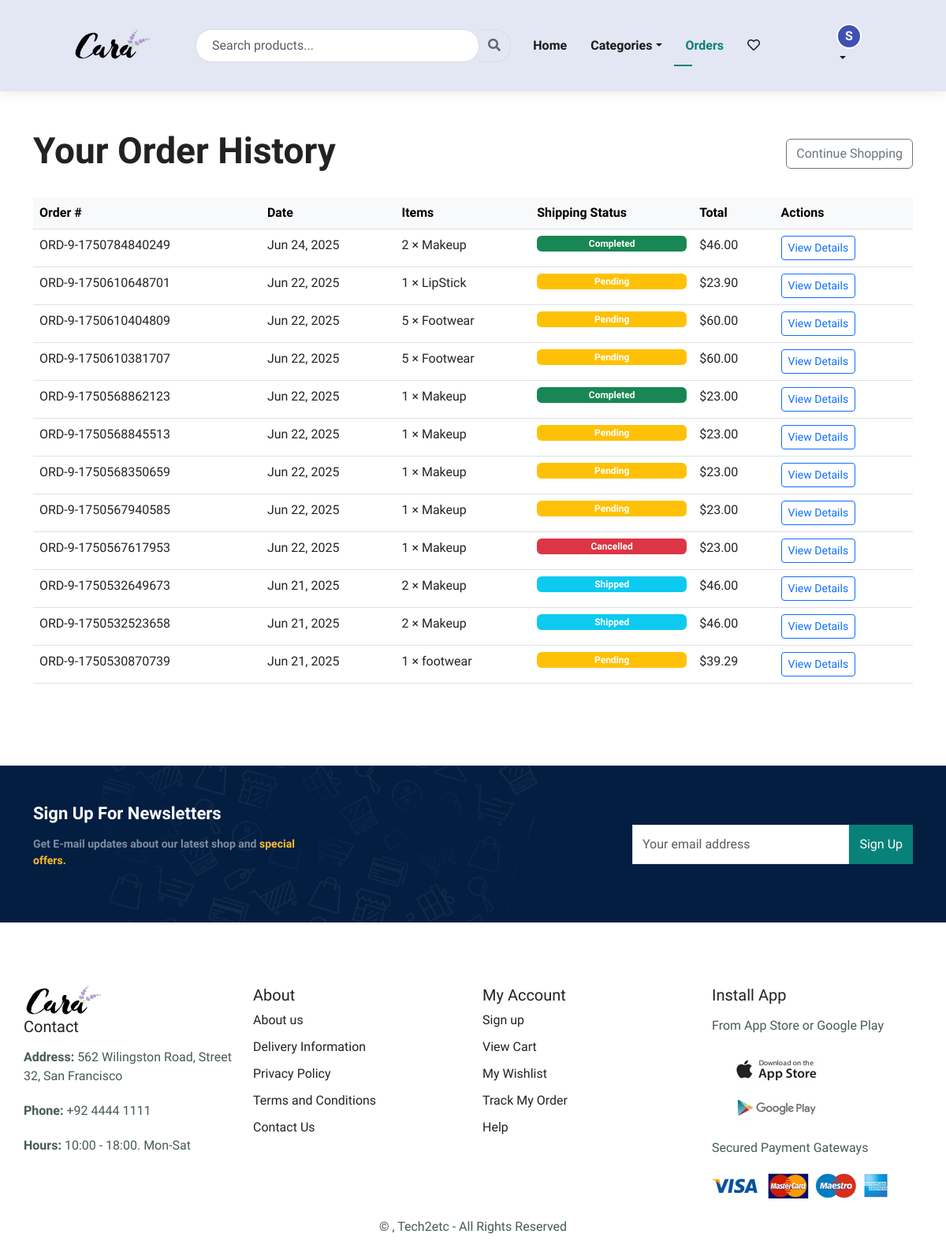
The page /checkout/orders/ (signed in) on the database its author committed.
### profiles/models.py (models this page shows, shortened)
class Profile(models.Model):
    ROLE_CHOICES = (
        ('buyer', 'Buyer'),
        ('seller', 'Seller'),
    )
    user = models.OneToOneField(User, on_delete=models.CASCADE, related_name='profile')
    full_name = models.CharField(max_length=100, blank=True)
    phone_number = models.CharField(max_length=20, blank=True)
    address_line1 = models.CharField(max_length=100, blank=True)
    address_line2 = models.CharField(max_length=100, blank=True)
    city = models.CharField(max_length=50, blank=True)
    state = models.CharField(max_length=50, blank=True)
    postal_code = models.CharField(max_length=20, blank=True)
    country = models.CharField(max_length=50, blank=True)
    picture = models.ImageField(upload_to='profiles/', blank=True, null=True)
    role = models.CharField(max_length=10, choices=ROLE_CHOICES, default='buyer')  # New field
    created_at = models.DateTimeField(auto_now_add=True)
    updated_at = models.DateTimeField(auto_now=True)

### checkout/models.py (models this page shows, shortened)
class Order(models.Model):
    ORDER_STATUS = (
        ('P', 'Pending'),
        ('S', 'Shipped'),
        ('C', 'Completed'),
        ('X', 'Cancelled')
    )
    PAYMENT_METHODS = (
        ('COD', 'Cash on Delivery'),
    )
    user = models.ForeignKey(settings.AUTH_USER_MODEL, on_delete=models.CASCADE)
    cart = models.ForeignKey(Cart, on_delete=models.PROTECT)
    order_number = models.CharField(max_length=32, unique=True)
    email = models.EmailField()
    shipping_address = models.TextField()
    phone_number = models.CharField(max_length=20)
    order_note = models.TextField(blank=True)
    payment_method = models.CharField(max_length=50, choices=PAYMENT_METHODS, default='COD')
    status = models.CharField(max_length=1, choices=ORDER_STATUS, default='P')
    is_paid = models.BooleanField(default=False)
    tracking_number = models.CharField(max_length=100, blank=True)
    created_at = models.DateTimeField(auto_now_add=True)
    updated_at = models.DateTimeField(auto_now=True)
    _original_total = models.DecimalField(max_digits=10, decimal_places=2, null=True, blank=True)
    class Meta:
        ordering = ['-created_at']
    @property
    def total(self):
        return self._original_total if self._original_total is not None else self.cart.total_price

class OrderItem(models.Model):
    ITEM_STATUS = (
        ('P', 'Pending'),
        ('S', 'Shipped'),
        ('C', 'Completed'),
        ('X', 'Cancelled')
    )
    order = models.ForeignKey(Order, on_delete=models.CASCADE,related_name='items')
    product = models.ForeignKey('products.Product',on_delete=models.PROTECT)
    seller = models.ForeignKey('seller.SellerProfile', on_delete=models.PROTECT, related_name='order_items', null=True, blank=True)
    quantity = models.PositiveIntegerField()
    price = models.DecimalField(max_digits=10, decimal_places=2)
    shipping_price = models.DecimalField(max_digits=10, decimal_places=2, default=0)
    status = models.CharField(max_length=1, choices=ITEM_STATUS, default='P')
    tracking_number = models.CharField(max_length=100, blank=True)
    shipped_at = models.DateTimeField(null=True, blank=True)
    completed_at = models.DateTimeField(null=True, blank=True)
    class Meta:
        verbose_name = "Order Item"
        verbose_name_plural = "Order Items"

### products/models.py (models this page shows, shortened)
class Product(models.Model):
    GENDER_CHOICES = [
        ('W', 'Women'),
        ('M', 'Men'),
        ('K', 'Kids'),
        ('U', 'Unisex'),
    ]
    title = models.CharField(max_length=255)
    image = models.ImageField(upload_to='product_images/')
    price = models.DecimalField(max_digits=10, decimal_places=2)
    quantity = models.PositiveIntegerField()
    description = models.TextField()
    brand = models.CharField(max_length=100, blank=True)
    seller = models.ForeignKey(SellerProfile, on_delete=models.CASCADE, null=True, blank=True, related_name='products')    # Category fields
    category = models.ForeignKey(Category, on_delete=models.SET_NULL, null=True, blank=True)
    gender = models.CharField(max_length=1, choices=GENDER_CHOICES, default='U')
    shipping_price = models.DecimalField(max_digits=10, decimal_places=2, default=0)
    is_featured = models.BooleanField(default=False)
    is_new = models.BooleanField(default=False)
    is_trending = models.BooleanField(default=False)

### checkout/views.py (the view)
# urls.py: path('orders/', views.order_history, name='order_history'),
@login_required
def order_history(request):
    orders = Order.objects.filter(user=request.user).order_by('-created_at')
    return render(request, 'checkout/order_history.html', {
        'orders': orders
    })

### checkout/templates/checkout/order_history.html (shortened to what this page needs)
{% extends 'core/base.html' %}
{% block content %}
<div class="container py-5">
    <div class="d-flex justify-content-between align-items-center mb-4">
        <h2>Your Order History</h2>
        <a href="{% url 'core:home' %}" class="btn btn-outline-secondary">
            Continue Shopping
        </a>
    </div>
    {% if orders %}
    <div class="table-responsive">
        <table class="table table-hover">
            <thead class="table-light">
                <tr>
                    <th>Order #</th>
                    <th>Date</th>
                    <th>Items</th>
                    <th>Shipping Status</th>
                    <th>Total</th>
                    <th>Actions</th>
                </tr>
            </thead>
            <tbody>
                {% for order in orders %}
                <tr>
                    <td>{{ order.order_number }}</td>
                    <td>{{ order.created_at|date:"M d, Y" }}</td>
                    <td>
                        <ul class="list-unstyled mb-0">
                            {% for item in order.items.all|slice:":2" %}
                            <li>{{ item.quantity }} × {{ item.product.title }}</li>
                            {% endfor %}
                        </ul>
                    </td>
                    <td>
                        {% with order.items.all as items %}
                        <div class="d-flex flex-column gap-2">
                            {% if items.0.status == 'C' and items.count == 1 %}
                            <span class="badge bg-success">Completed</span>
                            {% elif items.0.status == 'X' and items.count == 1 %}
                            <span class="badge bg-danger">Cancelled</span>
                            {% else %}
                            {% for item in items|slice:":2" %}
                            <span class="badge
                {% if item.status == 'C' %}bg-success
                {% elif item.status == 'X' %}bg-danger
                {% elif item.status == 'S' %}bg-info
                {% else %}bg-warning{% endif %}">
                                {{ item.get_status_display }}
                            </span>
                            {% endfor %}
                            {% endif %}
                        </div>
                        {% endwith %}
                    </td>
                    <td>${{ order.total }}</td>
                    <td>
                        <a href="{% url 'checkout:order_detail' order.order_number %}"
                            class="btn btn-sm btn-outline-primary">
                            View Details
                        </a>
                    </td>
                </tr>
                {% endfor %}
            </tbody>
        </table>
    </div>
    {% endif %}
</div>
{% endblock %}

### core/templates/core/base.html (shortened to what this page needs)
<!DOCTYPE html>
<html lang="en">
<head>
    {% load static %}
    <link href="https://cdn.jsdelivr.net/npm/bootstrap@5.3.0/dist/css/bootstrap.min.css" rel="stylesheet">
    <link rel="stylesheet" href="https://pro.fontawesome.com/releases/v5.10.0/css/all.css">
    <link rel="stylesheet" href="{% static 'css/style.css' %}">
</head>
<body>
    {% block header %}
        {% include 'includes/navbar.html' %}
    {% endblock %}
    {% block content %}{% endblock %}
    {% block footer %}
        {% include 'includes/footer.html' %}
    {% endblock %}
</body>
</html>

### core/templates/includes/navbar.html (shortened to what this page needs)
{% load static %}
<header id="header">
  <div class="container-fluid d-flex justify-content-between align-items-center">
    <div class="d-flex align-items-center" style="flex-grow: 1;">
      <a href="{% url 'core:home' %}"><img src="{% static 'img/logo.png' %}" class="logo" alt="Logo" /></a>
      <div class="search-container ms-3" style="max-width: 400px; width: 100%;">
        <form class="search-form" method="get" action="{% url 'core:search_results' %}">
          <div class="input-group">
            <input type="text" class="form-control search-input" name="q" placeholder="Search products..."
              aria-label="Search products" required>
            <button class="btn btn-search" type="submit">
              <i class="fas fa-search"></i>
            </button>
          </div>
        </form>
      </div>
    </div>
    <div>
      <ul id="navbar" class="navbar-collapse">
        <li><a href="{% url 'core:home' %}">Home</a></li>
        {% if user.is_authenticated %}
        <li class="dropdown">
          <a href="#" class="dropdown-toggle" data-toggle="dropdown">Categories</a>
        </li>
        {% endif %}
        <li><a href="{% url 'checkout:order_history' %}">Orders</a></li>
        {% if user.is_authenticated %}
        <li class="nav-icons">
          <div class="d-flex align-items-center">
            <a href="{% url 'cart:wishlist' %}" class="position-relative me-3">
              <i class="far fa-heart"></i>
            </a>
            <a href="{% url 'cart:cart' %}" class="position-relative">
              <i class="far fa-shopping-bag"></i>
            </a>
          </div>
        </li>
        <li class="dropdown">
          <a href="#" class="dropdown-toggle" data-toggle="dropdown">
            {% with profile=user.profile|default:None %}
            {% if profile and profile.picture %}
            <img src="{{ profile.picture.url }}" class="profile-avatar" alt="Profile">
            {% else %}
            <div class="profile-avatar-default">
              {% if profile and profile.full_name %}
              {{ profile.full_name|first|upper }}
              {% else %}
              {{ user.username|first|upper }}
              {% endif %}
            </div>
            {% endif %}
            {% endwith %}
          </a>
        </li>
        {% else %}
        <li><a href="{% url 'account_signup' %}" class="btn-signup">Sign Up</a></li>
        <li><a href="{% url 'account_login' %}" class="btn-login">Login</a></li>
        {% endif %}
      </ul>
    </div>
  </div>
</header>

### core/templates/includes/footer.html (shortened to what this page needs)
{% load static %}
<section id="newsletter" class="section-p1 section-m1 container-fluid py-5">
    <div class="container">
        <div class="row align-items-center justify-content-between">
            <div class="col-md-6 col-lg-4">
                <div class="newstext">
                    <h4>Sign Up For Newsletters</h4>
                    <p>Get E-mail updates about our latest shop and <span>special offers.</span></p>
                </div>
            </div>
            <div class="col-md-6 col-lg-4">
                <form class="form d-flex" id="newsletter-form">
                    <input type="email" class="form-control rounded-0" placeholder="Your email address" required>
                    <button type="submit" class="btn normal rounded-0">Sign Up</button>
                </form>
            </div>
        </div>
    </div>
</section>
<footer class="section-p1 container">
    <div class="row">
        <div class="col">
            <img src="{% static 'img/logo.png' %}" alt="Company Logo" class="footer-logo">
            <h4>Contact</h4>
            <p><strong>Address:</strong> 562 Wilingston Road, Street 32, San Francisco</p>
            <p><strong>Phone:</strong> +92 4444 1111</p>
            <p><strong>Hours:</strong> 10:00 - 18:00. Mon-Sat</p>
        </div>
        <div class="col">
            <h4>About</h4>
            <a href="{% url 'core:about' %}">About us</a>
            <a href="#">Delivery Information</a>
            <a href="#">Privacy Policy</a>
            <a href="#">Terms and Conditions</a>
            <a href="{% url 'core:contact' %}">Contact Us</a>
        </div>
        <div class="col">
            <h4>My Account</h4>
            <a href="{% url 'account_signup' %}">Sign up</a>
            <a href="{% url 'cart:cart' %}">View Cart</a>
            <a href="#">My Wishlist</a>
            <a href="#">Track My Order</a>
            <a href="#">Help</a>
        </div>
        <div class="col install">
            <h4>Install App</h4>
            <p>From App Store or Google Play</p>
            <div class="app-download">
                <img src="{% static 'img/pay/app.jpg' %}" alt="Download from App Store">
                <img src="{% static 'img/pay/play.jpg' %}" alt="Get it on Google Play">
            </div>
            <p>Secured Payment Gateways</p>
            <div class="payment-methods">
                <img src="{% static 'img/pay/pay.png' %}" alt="Payment Methods">
            </div>
        </div>
    </div>
    <div class="copyright text-center mt-4">
        <p>&copy; , Tech2etc - All Rights Reserved</p>
    </div>
</footer>

### rows shown on the page
Profile: full_name|first "S"
Order: order_number "ORD-9-1750784840249", created_at "Jun 24, 2025", shows "Completed", total "46.00"
OrderItem: quantity "2", product "Makeup"
Order: order_number "ORD-9-1750610648701", created_at "Jun 22, 2025", total "23.90"
OrderItem: quantity "1", product "LipStick", status "Pending"
Order: order_number "ORD-9-1750610404809", created_at "Jun 22, 2025", total "60.00"
OrderItem: quantity "5", product "Footwear", status "Pending"
Order: order_number "ORD-9-1750610381707", created_at "Jun 22, 2025", total "60.00"
OrderItem: quantity "5", product "Footwear", status "Pending"
Order: order_number "ORD-9-1750568862123", created_at "Jun 22, 2025", shows "Completed", total "23.00"
OrderItem: quantity "1", product "Makeup"
Order: order_number "ORD-9-1750568845513", created_at "Jun 22, 2025", total "23.00"
OrderItem: quantity "1", product "Makeup", status "Pending"
Order: order_number "ORD-9-1750568350659", created_at "Jun 22, 2025", total "23.00"
OrderItem: quantity "1", product "Makeup", status "Pending"
Order: order_number "ORD-9-1750567940585", created_at "Jun 22, 2025", total "23.00"
OrderItem: quantity "1", product "Makeup", status "Pending"
Order: order_number "ORD-9-1750567617953", created_at "Jun 22, 2025", shows "Cancelled", total "23.00"
OrderItem: quantity "1", product "Makeup"
Order: order_number "ORD-9-1750532649673", created_at "Jun 21, 2025", total "46.00"
OrderItem: quantity "2", product "Makeup", status "Shipped"
Order: order_number "ORD-9-1750532523658", created_at "Jun 21, 2025", total "46.00"
OrderItem: quantity "2", product "Makeup", status "Shipped"
Order: order_number "ORD-9-1750530870739", created_at "Jun 21, 2025", total "39.29"
OrderItem: quantity "1", product "footwear", status "Pending"
